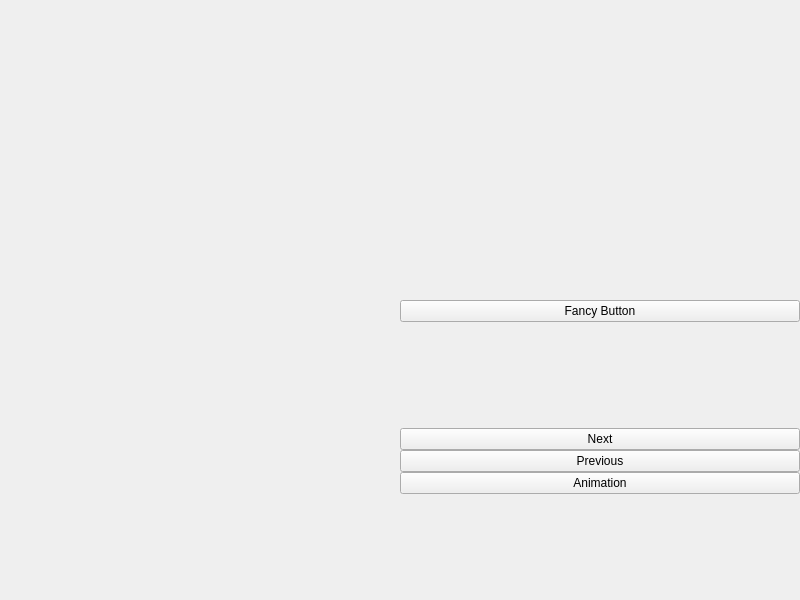
<?xml version="1.0" encoding="UTF-8"?>
<ui version="4.0">
 <class>MainWindow</class>
 <widget class="QMainWindow" name="MainWindow">
  <property name="geometry">
   <rect>
    <x>0</x>
    <y>0</y>
    <width>800</width>
    <height>600</height>
   </rect>
  </property>
  <property name="windowTitle">
   <string>MainWindow</string>
  </property>
  <widget class="QWidget" name="centralwidget">
   <layout class="QVBoxLayout" name="verticalLayout_2">
    <property name="spacing">
     <number>0</number>
    </property>
    <property name="leftMargin">
     <number>0</number>
    </property>
    <property name="topMargin">
     <number>0</number>
    </property>
    <property name="rightMargin">
     <number>0</number>
    </property>
    <property name="bottomMargin">
     <number>0</number>
    </property>
    <item>
     <widget class="FTitleBar" name="titleBar" native="true"/>
    </item>
    <item>
     <layout class="QHBoxLayout" name="horizontalLayout">
      <property name="spacing">
       <number>0</number>
      </property>
      <property name="rightMargin">
       <number>0</number>
      </property>
      <item>
       <widget class="FSideBar" name="sideBar" native="true"/>
      </item>
      <item>
       <layout class="QVBoxLayout" name="verticalLayout">
        <item>
         <widget class="FancyButton" name="fancyButton">
          <property name="text">
           <string>Fancy Button</string>
          </property>
         </widget>
        </item>
        <item>
         <widget class="FSplitWidget" name="splitWidget" native="true"/>
        </item>
        <item>
         <widget class="QPushButton" name="previousButton">
          <property name="text">
           <string>Next</string>
          </property>
         </widget>
        </item>
        <item>
         <widget class="QPushButton" name="nextButton">
          <property name="text">
           <string>Previous</string>
          </property>
         </widget>
        </item>
        <item>
         <widget class="QPushButton" name="animationButton">
          <property name="text">
           <string>Animation</string>
          </property>
         </widget>
        </item>
        <item>
         <widget class="FTabBarContainer" name="tabBar" native="true"/>
        </item>
       </layout>
      </item>
     </layout>
    </item>
   </layout>
  </widget>
 </widget>
 <customwidgets>
  <customwidget>
   <class>FancyButton</class>
   <extends>QPushButton</extends>
   <header>FancyWidgets/FancyButton.h</header>
  </customwidget>
  <customwidget>
   <class>FTitleBar</class>
   <extends>QWidget</extends>
   <header>FancyWidgets/FTitleBar.h</header>
   <container>1</container>
  </customwidget>
  <customwidget>
   <class>FSideBar</class>
   <extends>QWidget</extends>
   <header>FancyWidgets/FSideBar.h</header>
   <container>1</container>
  </customwidget>
  <customwidget>
   <class>FTabBarContainer</class>
   <extends>QWidget</extends>
   <header>FancyWidgets/FTabBarContainer.h</header>
   <container>1</container>
  </customwidget>
  <customwidget>
   <class>FSplitWidget</class>
   <extends>QWidget</extends>
   <header>FancyWidgets/FSplitWidget.h</header>
   <container>1</container>
  </customwidget>
 </customwidgets>
 <resources/>
 <connections/>
</ui>
